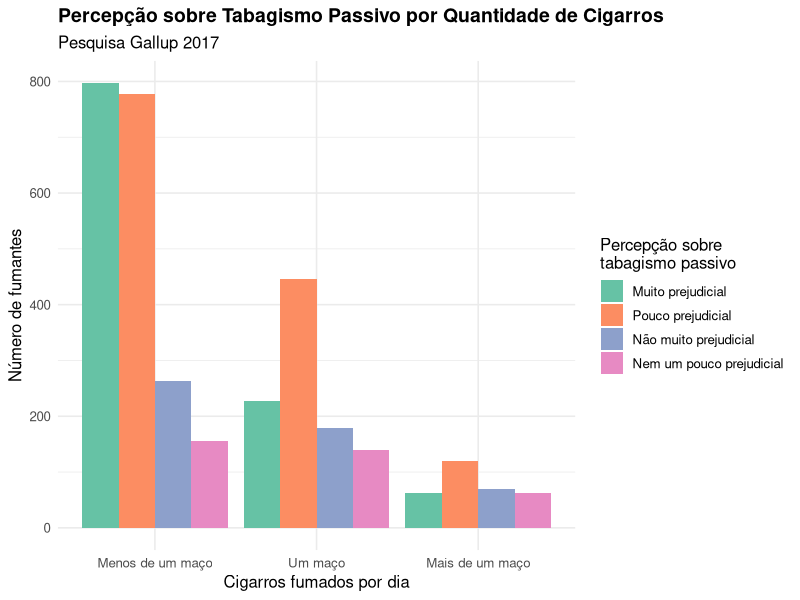
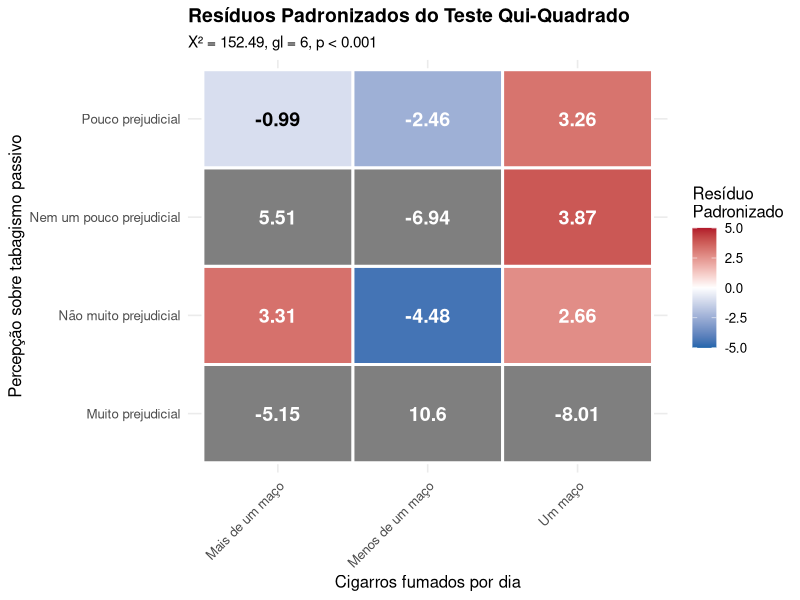

These figures' R source, in order:
## ---- chunk 1
#| label: setup
#| include: false

library(tidyverse)
library(knitr)
library(kableExtra)
## ---- chunk 2
#| label: tbl-fumantes-gallup
#| tbl-cap: "Relação entre percepção de prejuízo do tabagismo passivo e quantidade de cigarros fumados por dia"

# Criar a matriz de dados
dados_fumantes <- matrix(
  c(797, 228, 63,
    777, 446, 120,
    263, 179, 69,
    155, 139, 63),
  nrow = 4,
  byrow = TRUE
)

# Adicionar nomes às linhas e colunas
rownames(dados_fumantes) <- c(
  "Muito prejudicial",
  "Pouco prejudicial",
  "Não muito prejudicial",
  "Nem um pouco prejudicial"
)

colnames(dados_fumantes) <- c(
  "Menos de um maço",
  "Um maço",
  "Mais de um maço"
)

# Calcular totais
totais_linha <- rowSums(dados_fumantes)
totais_coluna <- colSums(dados_fumantes)
total_geral <- sum(dados_fumantes)

# Criar tabela completa com totais
tabela_completa <- cbind(dados_fumantes, Total = totais_linha)
tabela_completa <- rbind(tabela_completa, Total = c(totais_coluna, total_geral))

# Exibir tabela formatada
kable(tabela_completa,
      align = "c",
      caption = NULL) %>%
  kable_styling(
    bootstrap_options = c("striped", "hover", "condensed"),
    full_width = FALSE,
    position = "center"
  ) %>%
  add_header_above(c(" " = 1, "Cigarros por dia" = 3, " " = 1)) %>%
  row_spec(0, bold = TRUE, background = "#f0f0f0") %>%
  row_spec(5, bold = TRUE, background = "#e0e0e0") %>%
  column_spec(1, bold = TRUE, background = "#f9f9f9") %>%
  column_spec(5, bold = TRUE, background = "#f0f0f0")
## ---- chunk 3
#| label: calculo-25-20

# Total de fumantes que fumam mais de um maço por dia
mais_um_maco <- sum(dados_fumantes[, "Mais de um maço"])

# Total de fumantes na amostra
total_fumantes <- total_geral

# Percentual
percentual_mais_um_maco <- (mais_um_maco / total_fumantes) * 100

cat("Total de fumantes que fumam mais de um maço por dia:", mais_um_maco, "\n")
cat("Total de fumantes na amostra:", total_fumantes, "\n")
cat("Percentual:", round(percentual_mais_um_maco, 2), "%\n")
## ---- chunk 4
#| label: calculo-25-21

# Total de fumantes que consideram muito prejudicial
muito_prejudicial <- sum(dados_fumantes["Muito prejudicial", ])

# Percentual
percentual_muito_prejudicial <- (muito_prejudicial / total_fumantes) * 100

cat("Total de fumantes que consideram muito prejudicial:", muito_prejudicial, "\n")
cat("Total de fumantes na amostra:", total_fumantes, "\n")
cat("Percentual:", round(percentual_muito_prejudicial, 2), "%\n")
## ---- chunk 5
#| label: fig-analise-descritiva
#| fig-cap: "Distribuição das percepções sobre tabagismo passivo por quantidade de cigarros fumados"
#| fig-width: 10
#| fig-height: 6

# Converter para data frame para visualização
df_fumantes <- as.data.frame(dados_fumantes) %>%
  rownames_to_column("Percepcao") %>%
  pivot_longer(
    cols = -Percepcao,
    names_to = "Cigarros_por_dia",
    values_to = "Frequencia"
  ) %>%
  mutate(
    Percepcao = factor(Percepcao, levels = c(
      "Muito prejudicial",
      "Pouco prejudicial",
      "Não muito prejudicial",
      "Nem um pouco prejudicial"
    )),
    Cigarros_por_dia = factor(Cigarros_por_dia, levels = c(
      "Menos de um maço",
      "Um maço",
      "Mais de um maço"
    ))
  )

# Gráfico de barras agrupadas
ggplot(df_fumantes, aes(x = Cigarros_por_dia, y = Frequencia, fill = Percepcao)) +
  geom_bar(stat = "identity", position = "dodge") +
  labs(
    title = "Percepção sobre Tabagismo Passivo por Quantidade de Cigarros",
    subtitle = "Pesquisa Gallup 2017",
    x = "Cigarros fumados por dia",
    y = "Número de fumantes",
    fill = "Percepção sobre\ntabagismo passivo"
  ) +
  theme_minimal(base_size = 12) +
  scale_fill_brewer(palette = "Set2") +
  theme(
    legend.position = "right",
    plot.title = element_text(face = "bold", size = 14),
    axis.text.x = element_text(angle = 0, hjust = 0.5)
  )
## ---- chunk 6
#| label: tbl-percentuais
#| tbl-cap: "Distribuição percentual por categoria"

# Calcular percentuais por coluna
percentuais_coluna <- prop.table(dados_fumantes, margin = 2) * 100

# Calcular percentuais por linha
percentuais_linha <- prop.table(dados_fumantes, margin = 1) * 100

# Tabela de percentuais por coluna
kable(
  round(percentuais_coluna, 2),
  align = "c",
  caption = "Percentuais por quantidade de cigarros (percentual da coluna)"
) %>%
  kable_styling(
    bootstrap_options = c("striped", "hover", "condensed"),
    full_width = FALSE
  ) %>%
  add_header_above(c(" " = 1, "Cigarros por dia" = 3))
## ---- chunk 7
#| label: tbl-percentuais-linha
#| tbl-cap: "Percentuais por percepção de prejuízo (percentual da linha)"

kable(
  round(percentuais_linha, 2),
  align = "c"
) %>%
  kable_styling(
    bootstrap_options = c("striped", "hover", "condensed"),
    full_width = FALSE
  ) %>%
  add_header_above(c(" " = 1, "Cigarros por dia" = 3))
## ---- chunk 8
#| label: resumo-estatistico

# Resumo das frequências
cat("RESUMO GERAL\n")
cat("============\n\n")

cat("Total de fumantes na amostra:", total_geral, "\n\n")

cat("Distribuição por quantidade de cigarros:\n")
for (i in 1:length(totais_coluna)) {
  cat(sprintf("  %s: %d (%.2f%%)\n", 
              names(totais_coluna)[i], 
              totais_coluna[i],
              (totais_coluna[i]/total_geral)*100))
}

cat("\nDistribuição por percepção:\n")
for (i in 1:length(totais_linha)) {
  cat(sprintf("  %s: %d (%.2f%%)\n", 
              names(totais_linha)[i], 
              totais_linha[i],
              (totais_linha[i]/total_geral)*100))
}
## ---- chunk 9
# Teste Qui-Quadrado de Independência
# ====================================

# Realizar o teste qui-quadrado
teste_qui <- chisq.test(dados_fumantes)

# Exibir resultados completos
print(teste_qui)

# Exibir componentes individuais
cat("\n=== RESULTADOS DO TESTE ===\n")
cat("Estatística X² =", round(teste_qui$statistic, 3), "\n")
cat("Graus de liberdade =", teste_qui$parameter, "\n")
cat("Valor-p =", format.pval(teste_qui$p.value, digits = 4), "\n")

# Valores esperados sob H0 (independência)
cat("\n=== VALORES ESPERADOS ===\n")
print(round(teste_qui$expected, 2))

# Resíduos de Pearson
cat("\n=== RESÍDUOS DE PEARSON ===\n")
cat("(Observado - Esperado) / sqrt(Esperado)\n")
print(round(teste_qui$residuals, 2))

# Resíduos padronizados
cat("\n=== RESÍDUOS PADRONIZADOS ===\n")
cat("|r| >= 2: contribuição significativa\n")
cat("|r| >= 3: contribuição muito significativa\n")
print(round(teste_qui$stdres, 2))

# Identificar células com contribuição significativa
significativos <- which(abs(teste_qui$stdres) >= 2, arr.ind = TRUE)
if(nrow(significativos) > 0) {
  cat("\n=== CÉLULAS COM CONTRIBUIÇÃO SIGNIFICATIVA (|r| >= 2) ===\n")
  for(i in 1:nrow(significativos)) {
    linha <- significativos[i, 1]
    coluna <- significativos[i, 2]
    cat(sprintf("%s × %s: r = %.2f\n", 
                rownames(dados_fumantes)[linha],
                colnames(dados_fumantes)[coluna],
                teste_qui$stdres[linha, coluna]))
  }
}

# Conclusão estatística
cat("\n=== CONCLUSÃO ===\n")
if(teste_qui$p.value < 0.05) {
  cat("Rejeitamos H0 (α = 0.05)\n")
  cat("Há evidência de associação significativa entre as variáveis.\n")
} else {
  cat("Não rejeitamos H0 (α = 0.05)\n")
  cat("Não há evidência suficiente de associação entre as variáveis.\n")
}

# Visualização dos resíduos (requer ggplot2 e tidyverse)
if(require(ggplot2) && require(tidyr) && require(tibble)) {
  
  # Criar dataframe para heatmap
  df_residuos <- as.data.frame(teste_qui$stdres) %>%
    rownames_to_column("Percepcao") %>%
    pivot_longer(cols = -Percepcao, 
                 names_to = "Cigarros", 
                 values_to = "Residuo")
  
  # Heatmap dos resíduos padronizados
  p <- ggplot(df_residuos, aes(x = Cigarros, y = Percepcao, fill = Residuo)) +
    geom_tile(color = "white", linewidth = 1) +
    geom_text(aes(label = round(Residuo, 2)), 
              color = ifelse(abs(df_residuos$Residuo) > 1.5, "white", "black"),
              size = 5, fontface = "bold") +
    scale_fill_gradient2(low = "#2166ac", mid = "white", high = "#b2182b",
                         midpoint = 0, limits = c(-5, 5),
                         name = "Resíduo\nPadronizado") +
    labs(title = "Resíduos Padronizados do Teste Qui-Quadrado",
         subtitle = sprintf("X² = %.2f, gl = %d, p %s", 
                           teste_qui$statistic, 
                           teste_qui$parameter,
                           ifelse(teste_qui$p.value < 0.001, "< 0.001", 
                                  paste("=", round(teste_qui$p.value, 4)))),
         x = "Cigarros fumados por dia",
         y = "Percepção sobre tabagismo passivo") +
    theme_minimal(base_size = 12) +
    theme(axis.text.x = element_text(angle = 45, hjust = 1),
          plot.title = element_text(face = "bold", size = 14),
          plot.subtitle = element_text(size = 11),
          legend.position = "right")
  
  print(p)
}
